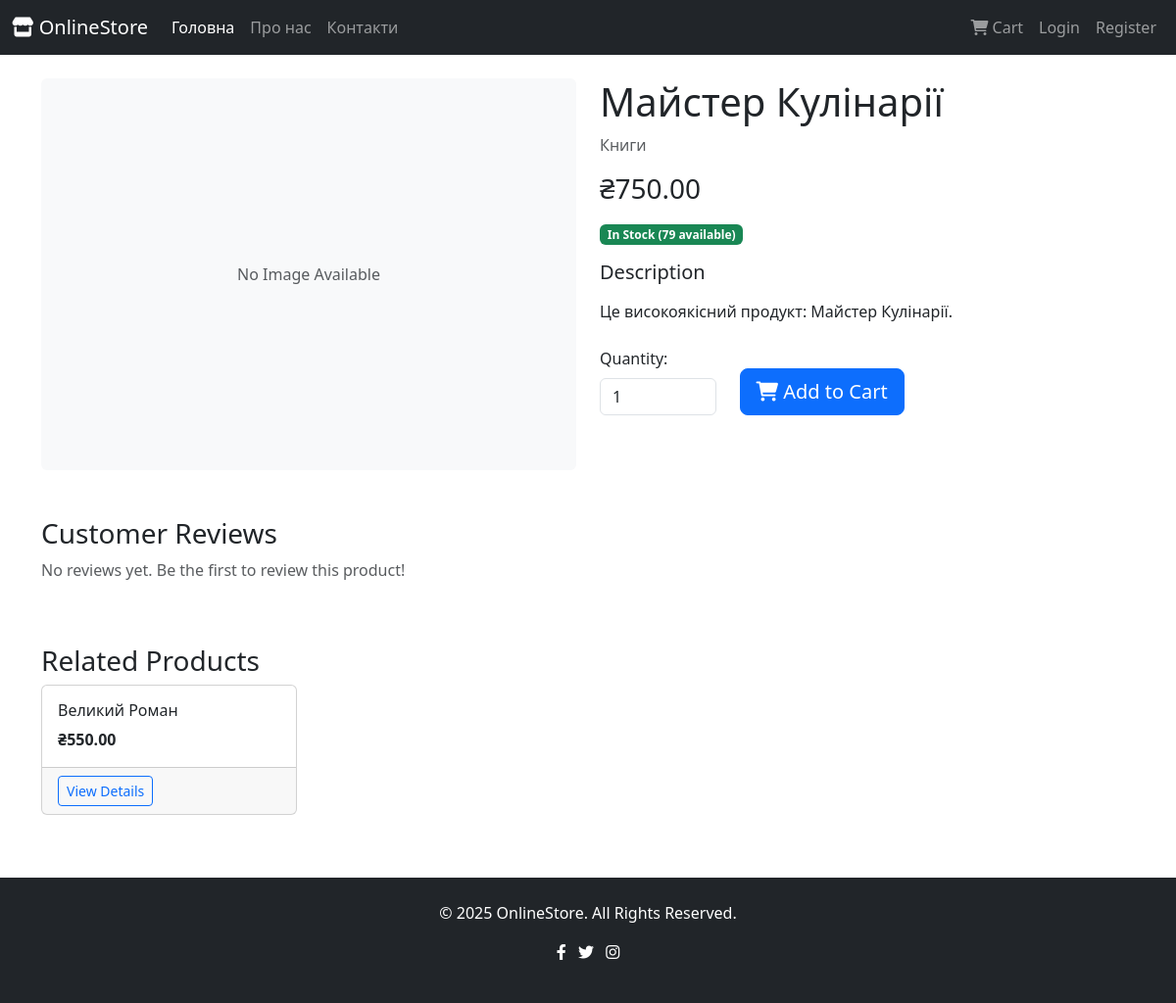
Page /product/20/ on the committed database.
### shop/models.py (models this page shows, shortened)
class Product(models.Model):
    title = models.CharField(max_length=300)
    description = models.TextField()
    price = models.DecimalField(max_digits=10, decimal_places=2)
    discount_price = models.DecimalField(max_digits=10, decimal_places=2, blank=True, null=True)
    stock_quantity = models.IntegerField(default=0)
    image = models.ImageField(upload_to='products/')
    category = models.ForeignKey(Category, on_delete=models.CASCADE)
    is_active = models.BooleanField(default=True)
    featured = models.BooleanField(default=False)
    weight = models.DecimalField(max_digits=5, decimal_places=2, blank=True, null=True)
    dimensions = models.CharField(max_length=100, blank=True)
    created_at = models.DateTimeField(default=timezone.now)
    updated_at = models.DateTimeField(auto_now=True)
    @property
    def is_on_sale(self):
        return self.discount_price is not None
    @property
    def in_stock(self):
        return self.stock_quantity > 0

class Category(models.Model):
    title = models.CharField(max_length=255)
    description = models.TextField(blank=True)
    image = models.ImageField(upload_to='categories/', blank=True, null=True)
    created_at = models.DateTimeField(default=timezone.now)
    class Meta:
        verbose_name_plural = "Categories"

### shop/views.py (the view)
# urls.py: path('product/<int:product_id>/', views.product_detail, name='product_detail'),
def product_detail(request, product_id):
    product = get_object_or_404(Product, pk=product_id, is_active=True)
    reviews = product.reviews.all().order_by('-created_at')
    related_products = Product.objects.filter(
        category=product.category,
        is_active=True
    ).exclude(id=product.id)[:4]
    avg_rating = reviews.aggregate(Avg('rating'))['rating__avg']
    context = {
        'product': product,
        'reviews': reviews,
        'related_products': related_products,
        'avg_rating': avg_rating,
    }
    return render(request, 'shop/product_detail.html', context)

### templates/shop/product_detail.html (shortened to what this page needs)
{% extends 'base.html' %}
{% block content %}
<div class="container mt-4">
    <div class="row">
        <div class="col-md-6">
            {% if product.image %}
            <img src="{{ product.image.url }}" class="img-fluid rounded" alt="{{ product.title }}">
            {% else %}
            <div class="bg-light d-flex align-items-center justify-content-center rounded" style="height: 400px;">
                <span class="text-muted">No Image Available</span>
            </div>
            {% endif %}
        </div>
        <div class="col-md-6">
            <h1>{{ product.title }}</h1>
            <p class="text-muted">{{ product.category.title }}</p>
            <div class="mb-3">
                {% if product.is_on_sale %}
                <span class="h4 text-muted text-decoration-line-through">₴{{ product.price }}</span>
                <span class="h3 text-danger ms-2">₴{{ product.discount_price }}</span>
                <span class="badge bg-danger ms-2">Sale!</span>
                {% else %}
                <span class="h3">₴{{ product.price }}</span>
                {% endif %}
            </div>
            <div class="mb-3">
                {% if product.in_stock %}
                <span class="badge bg-success">In Stock ({{ product.stock_quantity }} available)</span>
                {% else %}
                <span class="badge bg-danger">Out of Stock</span>
                {% endif %}
            </div>
            <div class="mb-4">
                <h5>Description</h5>
                <p>{{ product.description|linebreaks }}</p>
            </div>
            {% if product.in_stock %}
            <form method="post" action="{% url 'shop:add_to_cart' product.id %}" class="mb-3">
                <div class="row">
                    <div class="col-md-3">
                        <label for="quantity" class="form-label">Quantity:</label>
                        <input type="number" class="form-control" id="quantity" name="quantity" value="1" min="1" max="{{ product.stock_quantity }}">
                    </div>
                    <div class="col-md-9 d-flex align-items-end">
                        <button type="submit" class="btn btn-primary btn-lg me-2">
                            <i class="fas fa-shopping-cart"></i> Add to Cart
                        </button>
                    </div>
                </div>
            </form>
            {% endif %}
        </div>
    </div>
    <div class="row mt-5">
        <div class="col-12">
            <h3>Customer Reviews</h3>
            {% for review in reviews %}
            <div class="card mb-3">
                <div class="card-body">
                    <div class="d-flex justify-content-between">
                        <h6 class="card-title">{{ review.user.username }}</h6>
                        <div class="text-warning">
                            {% for i in "12345" %}
                                {% if forloop.counter <= review.rating %}
                                    <i class="fas fa-star"></i>
                                {% else %}
                                    <i class="far fa-star"></i>
                                {% endif %}
                            {% endfor %}
                        </div>
                    </div>
                    <p class="card-text">{{ review.comment }}</p>
                    <small class="text-muted">{{ review.created_at|date:"F d, Y" }}</small>
                </div>
            </div>
            {% empty %}
            <p class="text-muted">No reviews yet. Be the first to review this product!</p>
            {% endfor %}
        </div>
    </div>
    {% if related_products %}
    <div class="row mt-5">
        <div class="col-12">
            <h3>Related Products</h3>
            <div class="row">
                {% for related_product in related_products %}
                <div class="col-md-3 mb-3">
                    <div class="card h-100">
                        <div class="card-body d-flex flex-column">
                            <h6 class="card-title">{{ related_product.title|truncatechars:30 }}</h6>
                            <div class="mt-auto">
                                {% if related_product.is_on_sale %}
                                <span class="text-muted text-decoration-line-through">₴{{ related_product.price }}</span>
                                <span class="text-danger fw-bold">₴{{ related_product.discount_price }}</span>
                                {% else %}
                                <span class="fw-bold">₴{{ related_product.price }}</span>
                                {% endif %}
                            </div>
                        </div>
                        <div class="card-footer">
                            <a href="{% url 'shop:product_detail' related_product.id %}" class="btn btn-outline-primary btn-sm">View Details</a>
                        </div>
                    </div>
                </div>
                {% endfor %}
            </div>
        </div>
    </div>
    {% endif %}
</div>
{% endblock %}

### rows in the picture
Product: title "Майстер Кулінарії", category "Книги", price "750.00", stock_quantity "79", description "Це високоякісний продукт: Майстер Кулінарії."
Product: title "Великий Роман", price "550.00"
